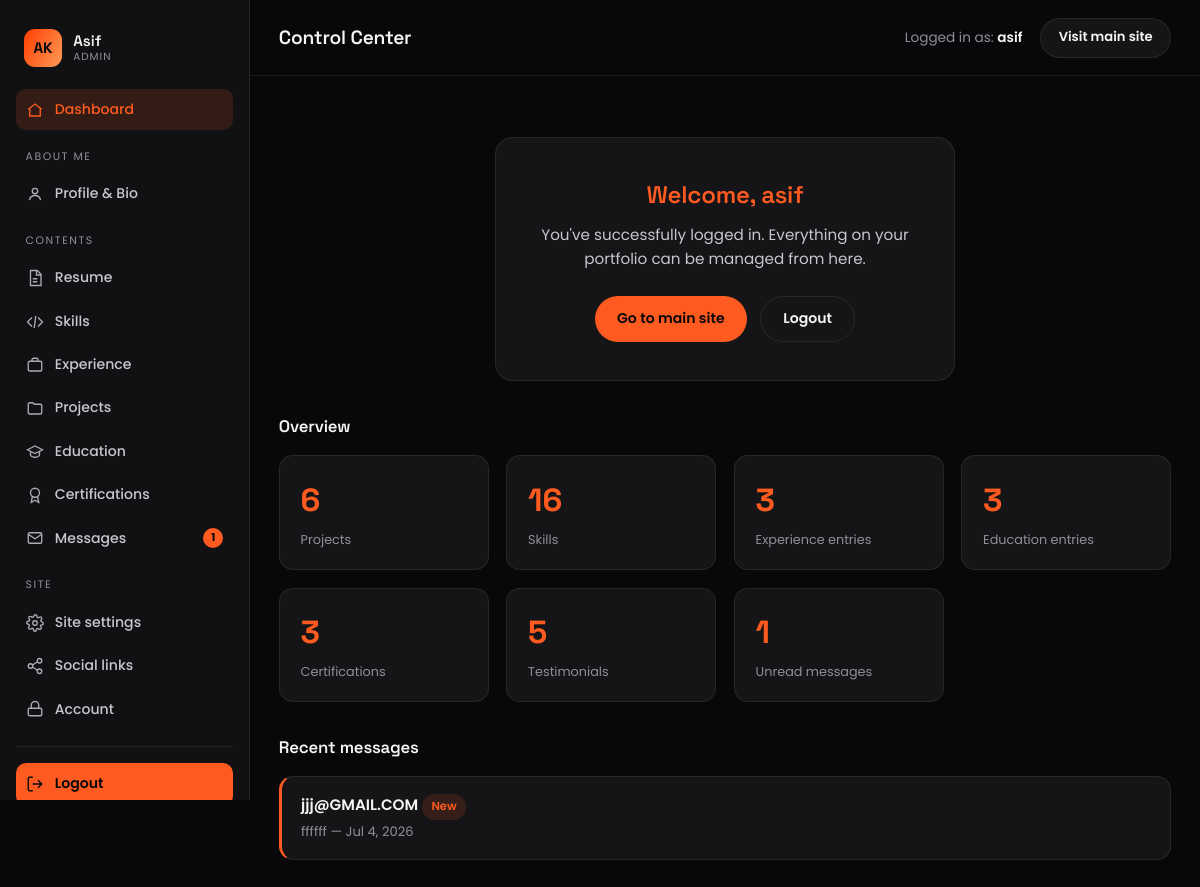
The app's page /crm/asif/ (signed in), older data.
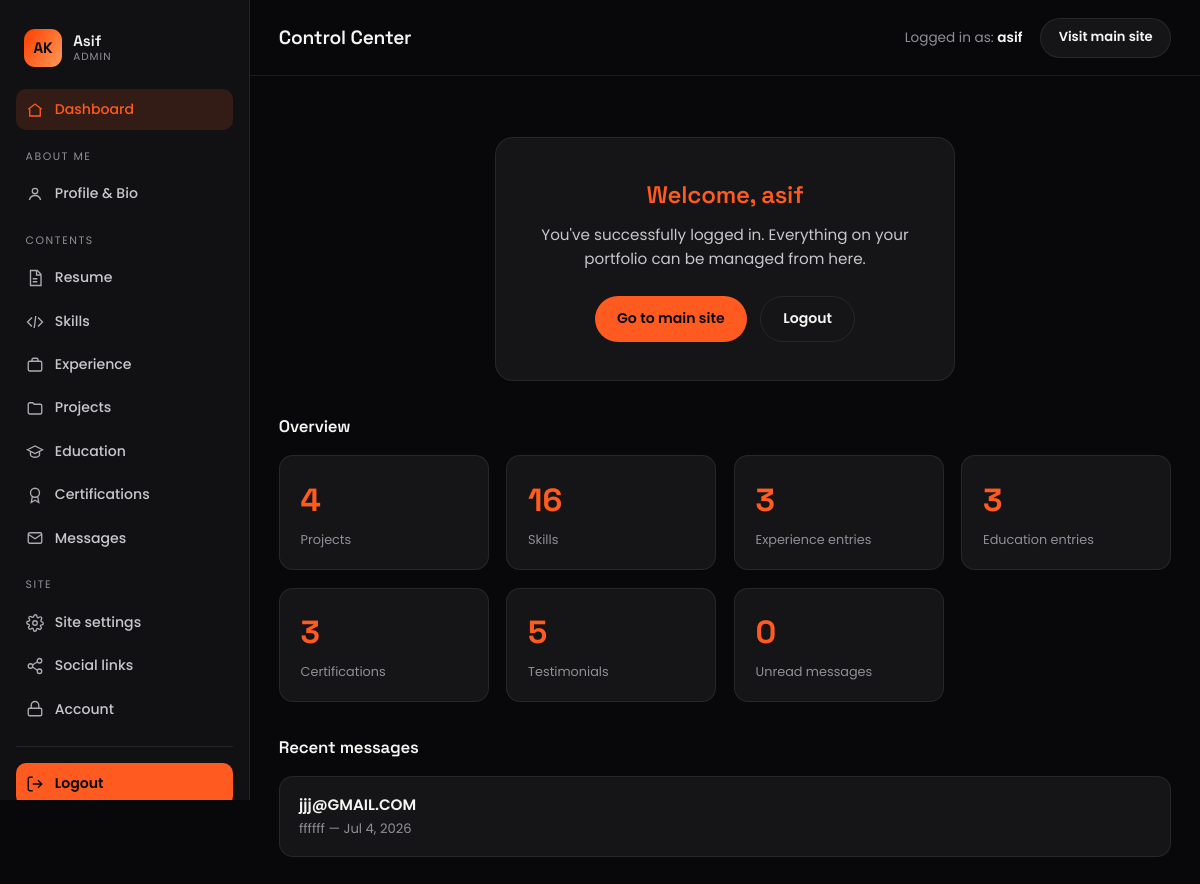
The same page, newer data.
### core/models.py (models this page shows, shortened)
class ContactMessage(models.Model):
    name = models.CharField(max_length=100)
    email = models.EmailField()
    subject = models.CharField(max_length=160, blank=True)
    message = models.TextField()
    created_at = models.DateTimeField(auto_now_add=True)
    is_read = models.BooleanField(default=False)
    class Meta:
        ordering = ["-created_at"]

### crm/views.py (the view)
# urls.py: path("", views.home, name="home"),
@staff_required_view
def home(request):
    return render(request, "crm/home.html", {
        "counts": {
            "projects": m.Project.objects.count(),
            "skills": m.Skill.objects.count(),
            "experience": m.TimelineEntry.objects.filter(kind="work").count(),
            "education": m.TimelineEntry.objects.filter(kind="education").count(),
            "certifications": m.Certification.objects.count(),
            "testimonials": m.Testimonial.objects.count(),
            "unread_messages": m.ContactMessage.objects.filter(is_read=False).count(),
        },
        "recent_messages": m.ContactMessage.objects.all()[:5],
        "active": "home",
    })

### core/context_processors.py (called while the page is built)
def site_globals(request):
    return {
        "site": SiteSettings.load(),
        "social_links": SocialLink.objects.filter(is_active=True),
    }

### core/models.py (called while the page is built)
    @classmethod
    def load(cls):
        obj, _ = cls.objects.get_or_create(pk=1)
        return obj

### crm/context_processors.py (called while the page is built)
def sidebar_counts(request):
    if not (request.user.is_authenticated and request.user.is_staff):
        return {}
    return {"dash_unread": m.ContactMessage.objects.filter(is_read=False).count()}

### crm/views.py (called while the page is built)
def staff_required_view(view_func):
    from django.contrib.auth.decorators import login_required, user_passes_test
    return login_required(login_url="crm:login")(
        user_passes_test(lambda u: u.is_staff, login_url="crm:login")(view_func)
    )

### crm/templates/crm/home.html (shortened to what this page needs)
{% extends "crm/base.html" %}
{% block page_title %}Control Center{% endblock %}
{% block content %}
<div class="welcome-card">
  <h2>Welcome, {{ request.user.get_username }}</h2>
  <p>You've successfully logged in. Everything on your portfolio can be managed from here.</p>
  <div style="display:flex;gap:.8rem;justify-content:center">
    <a href="{% url 'home' %}" target="_blank" rel="noopener" class="btn btn--primary">Go to main site</a>
    <form method="post" action="{% url 'crm:logout' %}">
      <button type="submit" class="btn btn--ghost">Logout</button>
    </form>
  </div>
</div>
<h3 class="dash-section-title">Overview</h3>
<div class="dash-grid dash-grid--stats">
  <div class="stat-card"><span class="stat-card__num">{{ counts.projects }}</span><span class="stat-card__label">Projects</span></div>
  <div class="stat-card"><span class="stat-card__num">{{ counts.skills }}</span><span class="stat-card__label">Skills</span></div>
  <div class="stat-card"><span class="stat-card__num">{{ counts.experience }}</span><span class="stat-card__label">Experience entries</span></div>
  <div class="stat-card"><span class="stat-card__num">{{ counts.education }}</span><span class="stat-card__label">Education entries</span></div>
  <div class="stat-card"><span class="stat-card__num">{{ counts.certifications }}</span><span class="stat-card__label">Certifications</span></div>
  <div class="stat-card"><span class="stat-card__num">{{ counts.testimonials }}</span><span class="stat-card__label">Testimonials</span></div>
  <div class="stat-card"><span class="stat-card__num">{{ counts.unread_messages }}</span><span class="stat-card__label">Unread messages</span></div>
</div>
{% if recent_messages %}
<h3 class="dash-section-title">Recent messages</h3>
<div class="list-rows">
  {% for msg in recent_messages %}
  <a href="{% url 'crm:message_detail' msg.pk %}" class="list-row message-row {% if not msg.is_read %}is-unread{% endif %}">
    <div class="list-row__body">
      <div class="list-row__title">{{ msg.name }} {% if not msg.is_read %}<span class="tag tag--unread">New</span>{% endif %}</div>
      <div class="list-row__sub">{{ msg.subject|default:"No subject" }} — {{ msg.created_at|date:"M j, Y" }}</div>
    </div>
  </a>
  {% endfor %}
</div>
{% endif %}
{% endblock %}

### crm/templates/crm/base.html (shortened to what the changed rows need)
{% load static %}<!DOCTYPE html>
<html lang="en">
<head>
  <link rel="stylesheet" href="{% static 'crm/dashboard.css' %}">
</head>
<body>
  <div class="dash">
    <aside class="dash__sidebar" id="dashSidebar">
      <nav class="dash__nav">
        <a href="{% url 'crm:message_list' %}" class="{% if active == 'messages' %}is-active{% endif %}">
          <svg viewBox="0 0 24 24" fill="none" stroke="currentColor" stroke-width="1.8"><rect x="3" y="5" width="18" height="14" rx="2"/><path d="M3 7l9 6 9-6"/></svg>
          Messages
          {% if dash_unread %}<span class="dash__badge">{{ dash_unread }}</span>{% endif %}
        </a>
      </nav>
    </aside>
    <div class="dash__main">
      <header class="dash__topbar">
        <h1 class="dash__topbar-title">{% block page_title %}Control Center{% endblock %}</h1>
      </header>
      <main class="dash__content">
        {% block content %}{% endblock %}
      </main>
    </div>
  </div>
</body>
</html>

Row changes from the older to the newer data that the page shows:
changed ContactMessage "jjj@GMAIL.COM": no longer shows "New"
Text that changed along with them:
{{ counts.projects }}: "6" → "4"
{{ counts.unread_messages }}: "1" → "0"
{{ dash_unread }}: "1" → (not shown)
